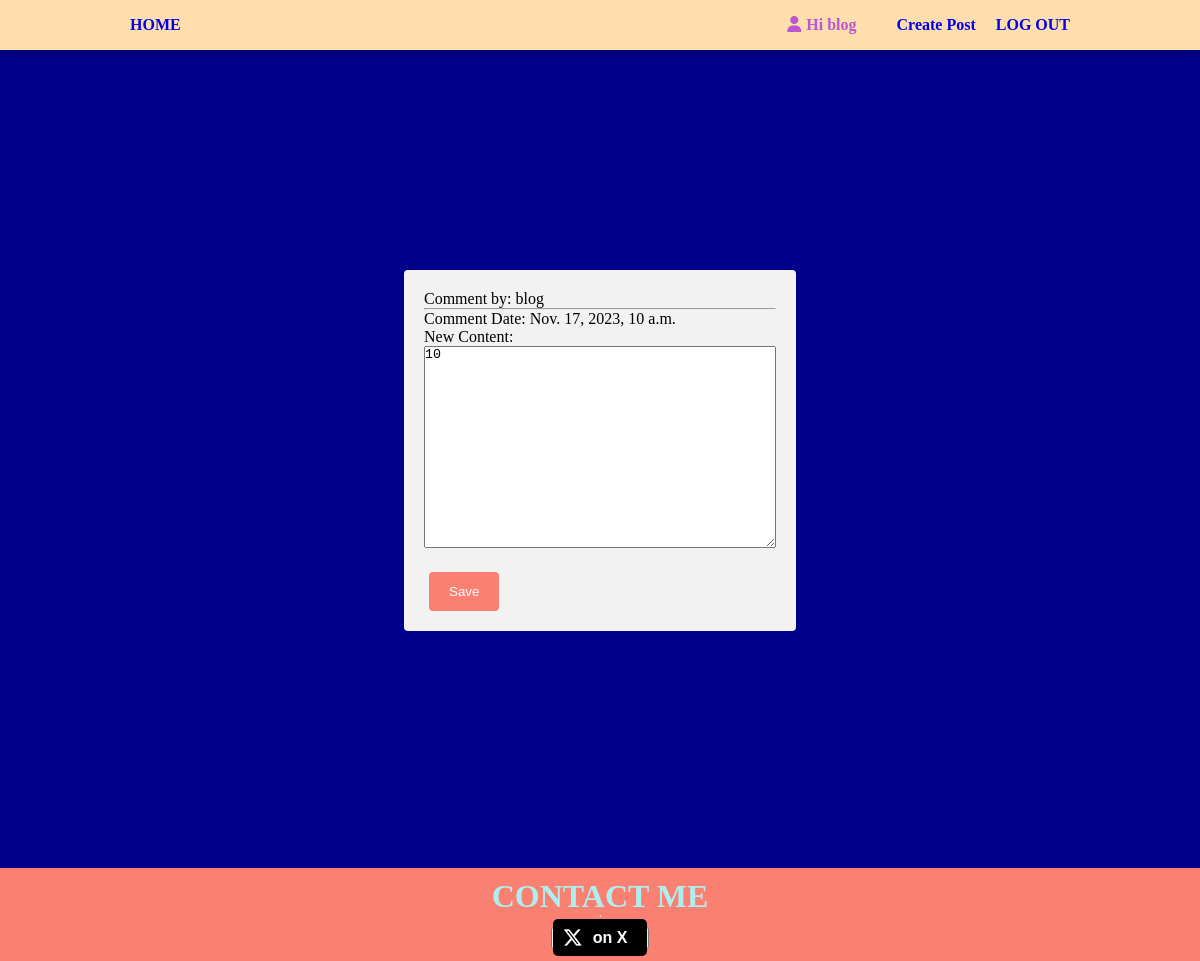
The app's page /comment/edit/135/ (signed in) with its own data.
### article/models.py (models this page shows, shortened)
class Comment(models.Model):
    post = models.ForeignKey(Post, related_name='comments', on_delete=models.CASCADE)
    user = models.ForeignKey(User, on_delete=models.CASCADE)
    comment = models.TextField()
    date_posted = models.DateTimeField(auto_now_add=True)
    likes = models.ManyToManyField(User, related_name="comment_likes", blank=True)
    edited_comment = models.TextField(blank=True, null=True)
    is_edited = models.BooleanField(default=False)

### article/views.py (the view)
# urls.py: path('comment/edit/<int:comment_id>/', views.edit_comment, name='edit_comment'),
def edit_comment(request, comment_id):
    comment = get_object_or_404(Comment, id=comment_id)
    if comment.user != request.user:
        return HttpResponse("You are not allowed to edit this comment.")
    return render(request, 'article/edit_comment.html', {'comment': comment})

### article/templates/article/edit_comment.html (shortened to what this page needs)
{% extends 'article/base.html' %}
{% load static %}
{% block css %}
    {{ block.super }}
    <link rel="stylesheet" href="{% static 'edit_post.css' %}">
{% endblock %}
{% block body %}
<div class="container">
  <div class="form-container">
    <form method="POST" action="{% url 'article:save_comment' comment_id=comment.id %}">
      <div class="comment-details">
        <p>Comment by: {{ comment.user }}</p>
        <hr>
        <p>Comment Date: {{ comment.date_posted }}</p>
      </div>
      <div class="edit-form">
        <div class="form-group">
          <label for="new_content">New Content:</label>
          <div class="textarea-container">
            <textarea id="new_content" name="new_content" class="form-control">{{ comment.comment }}</textarea>
          </div>
        </div>
        <div class="form-group">
          <button type="submit" class="btn btn-primary">Save</button>
        </div>
      </div>
    </form>
  </div>
</div>
{% endblock %}

### article/templates/article/base.html (shortened to what this page needs)
{% load static %}
<!DOCTYPE html>
<html lang="en">
<head>
    <link rel="stylesheet" href="https://cdnjs.cloudflare.com/ajax/libs/font-awesome/6.4.2/css/all.min.css"
 />
    {% block css %}
    <link rel="stylesheet" type="text/css" href="{% static 'styles.css' %}">
    {% endblock %}
</head>
<body>
    <nav id="navbar">
        <div id="navbar-container">
                <div id="home"><a href="{% url 'article:index' %}">HOME</a></div>
            <ul id="navbar-right">
                <li id="navbar-user">
                    {% if user.is_authenticated %}
                    <i class="fa-solid fa-user"></i><span>Hi {{user}}</span>
                </li>
                {% if user.is_superuser %}
                       <li>
                           <a href="{% url 'article:create_post' %}" class="create-post-button">Create Post</a>
                       </li>
                    {% endif %}
                <li class="logout"><a href ="{% url 'account:logout' %}">LOG OUT</a></li>
                {% else %}
                <i class="fa-solid fa-user"></i><span>Hi stranger</span>
                </li>
                <li class="logout"><a href ="{% url 'account:login' %}">LOG IN</a></li>
                {% endif %}
            </ul>
        </div>
    </nav>
    {% block body %}
    {% endblock %}
    <footer>
        <div id="contact-me">
        <h1>CONTACT ME</h1>
        <hr>
        <button id="twitter-button"><a href="https://twitter.com/chistev12" class="twitter-button" target="_blank"><i class="fa-brands fa-x-twitter"></i>on X</a>
        </button>
      </div>
    </footer>
</body>
</html>

### assets/styles.css (style rules this page uses)
* { margin: 0; padding: 0; }
body { background-color: darkblue; }
#navbar { background-color: navajowhite; height: 50px; box-shadow: 0 3px 10px rgba(0,0,0,0.2); }
#navbar-container { height: inherit; max-width: 80%; margin: 0 auto; display: flex; align-items: center; justify-content: space-between; color: mediumorchid ; }
#home { cursor: pointer; font-weight: bold; }
#navbar-right { display: flex; }
li { list-style: none; }
#navbar a { text-decoration: none; padding: 10px; font-weight: bold; }
#navbar-user { margin-right: 30px; font-weight: bold; }
.fa-user { margin-right: 5px; }
button[type=submit] { background-color:salmon; color: white; padding: 12px 20px; border: none; border-radius: 4px; cursor: pointer; margin-left: 5px; }
#contact-me { background-color: salmon; padding: 10px; margin-top: 18px; width: 1; display: flex; flex-direction: column; align-items: center; justify-content: center; }
#contact-me h1 { color: paleturquoise; }
#twitter-button { margin-top: 10px; }
.twitter-button { background-color: black; color: white; border: none; padding: 10px 20px 10px 40px; border-radius: 5px; text-decoration: none; font-size: 16px; font-weight: bold; position: relative; }
.twitter-button i { position: absolute; left: 10px; top: 50%; transform: translateY(-50%); font-size: 20px; }

### assets/edit_post.css (style rules this page uses)
.container { display: flex; justify-content: center; align-items: center; height: 100vh; }
.form-container { max-width: 400px; padding: 20px; background-color: #f2f2f2; border-radius: 4px; }
.article-details h1, .article-details p, .form-group { margin-bottom: 10px; }
.textarea-container { margin-bottom: 20px; }
.form-group:last-child { margin-bottom: 0; }
.textarea-container textarea { height: 200px; width: 350px; }

### records on screen
Comment: user "blog", date_posted "Nov. 17, 2023, 10 a.m.", new_content "10"

### other values on screen
{{ user }} "blog"
